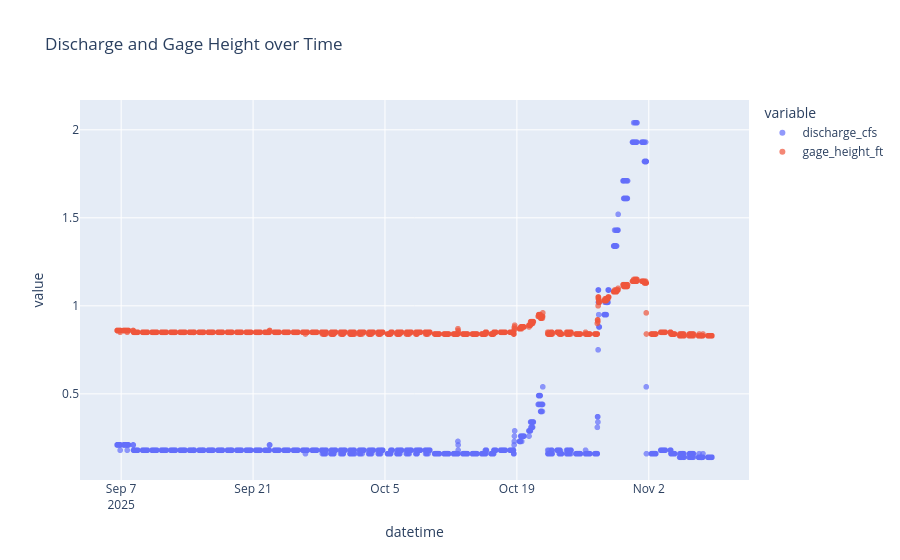
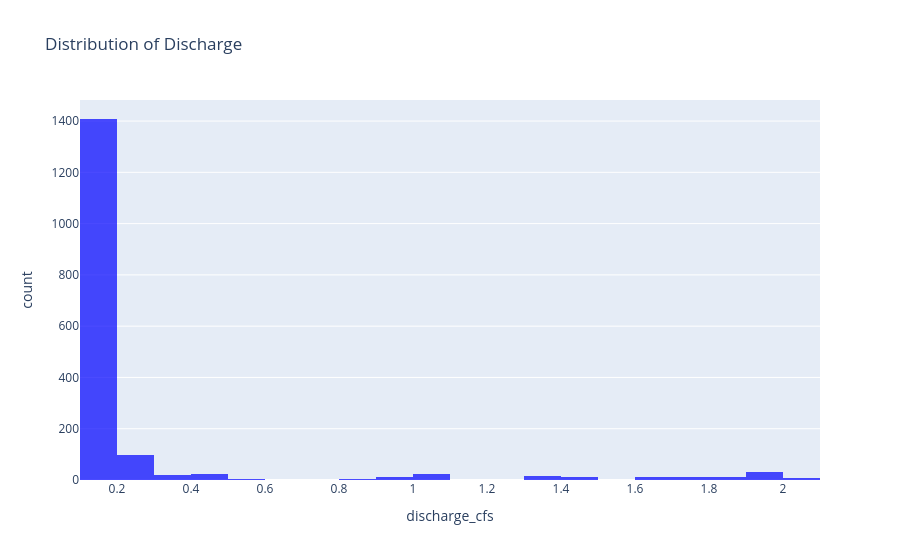
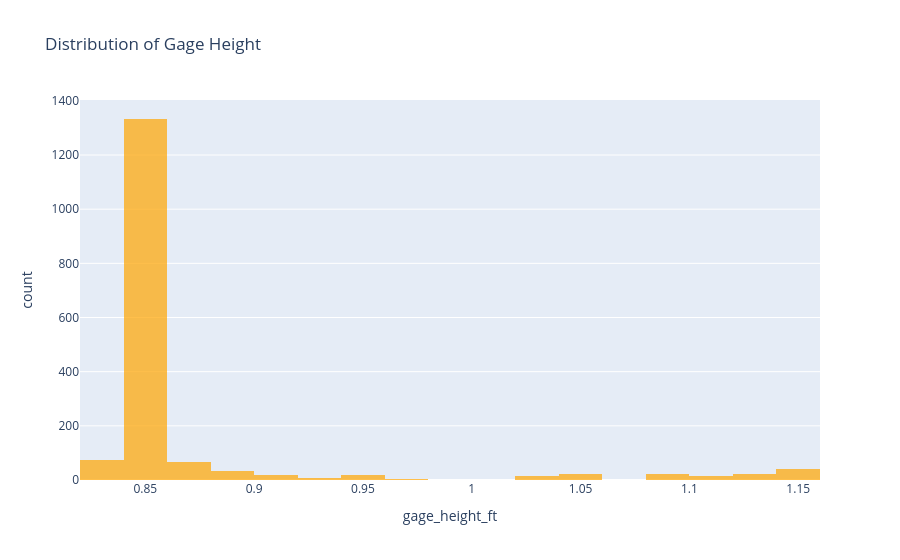
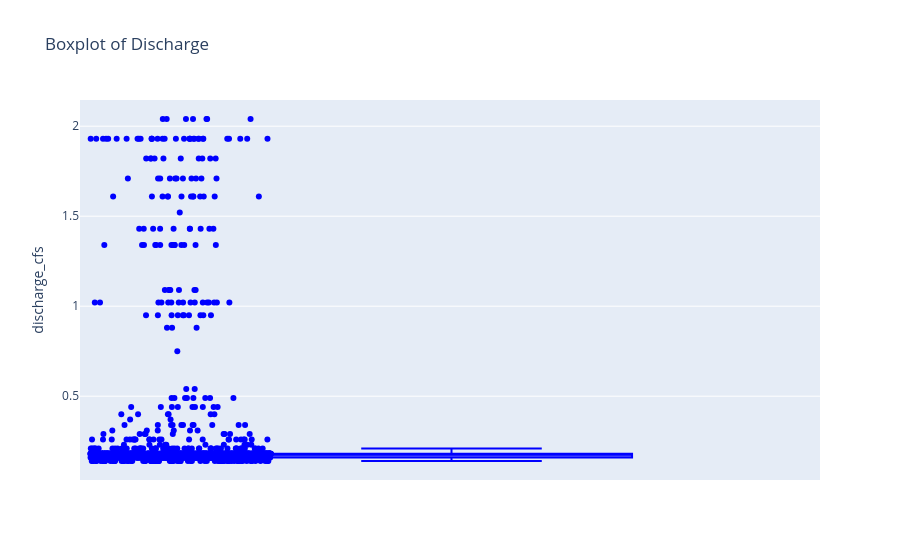

Notebook cell for these charts, in order:
### Code cell
# this code takes a datasheet as input and displays information about the data
# plot gage readings over timestamps

import pandas as pd
import plotly.express as px

# -----------------------------
# Load Excel data
# -----------------------------
df = pd.read_excel("pukele_datasheet.xlsx")  # replace with your file path

# Combine date and time into a single datetime column
df['time_str'] = df['time'].astype(str)
df['datetime'] = pd.to_datetime(df['date'].dt.strftime('%Y-%m-%d') + ' ' + df['time_str'])

# -----------------------------
# 1. Scatter plot: discharge and gage_height over time
# -----------------------------
# Melt the dataframe to long format so we can color by variable
df_long = df.melt(
    id_vars=['datetime', 'path'],
    value_vars=['discharge_cfs', 'gage_height_ft'],
    var_name='variable',
    value_name='value'
)

fig_scatter = px.scatter(
    df_long,
    x='datetime',
    y='value',
    color='variable',  # different color for discharge vs gage height
    hover_data=['path'],
    title='Discharge and Gage Height over Time'
)
fig_scatter.update_traces(marker=dict(size=6, opacity=0.7))
fig_scatter.show()

# -----------------------------
# 2. Histograms: separate for discharge and gage_height
# -----------------------------
fig_hist_discharge = px.histogram(
    df,
    x='discharge_cfs',
    nbins=30,
    title='Distribution of Discharge',
    hover_data=['path']
)
fig_hist_discharge.update_traces(marker_color='blue', opacity=0.7)
fig_hist_discharge.show()

fig_hist_gage = px.histogram(
    df,
    x='gage_height_ft',
    nbins=30,
    title='Distribution of Gage Height',
    hover_data=['path']
)
fig_hist_gage.update_traces(marker_color='orange', opacity=0.7)
fig_hist_gage.show()

# -----------------------------
# 3. Box plots: separate for discharge and gage_height
# -----------------------------
fig_box_discharge = px.box(
    df,
    y='discharge_cfs',
    points='all',
    hover_data=['path', 'datetime'],
    title='Boxplot of Discharge'
)
fig_box_discharge.update_traces(marker_color='blue', jitter=0.5)
fig_box_discharge.show()

fig_box_gage = px.box(
    df,
    y='gage_height_ft',
    points='all',
    hover_data=['path', 'datetime'],
    title='Boxplot of Gage Height'
)
fig_box_gage.update_traces(marker_color='orange', jitter=0.5)
fig_box_gage.show()

### Figure 1 — Plotly figure (JSON) as saved in the notebook; plotly's stock layout.template omitted (floating-point values rounded to 4 significant figures; data arrays with more than 128 entries replaced by an {"elided": "..."} marker saying what was removed)
{"data": [{"customdata": {"elided": "1685x1 str values"}, "hovertemplate": "variable=discharge_cfs<br>datetime=%{x}<br>value=%{y}<br>path=%{customdata[0]}<extra></extra>", "legendgroup": "discharge_cfs", "marker": {"color": "#636efa", "opacity": 0.7, "size": 6, "symbol": "circle"}, "mode": "markers", "name": "discharge_cfs", "showlegend": true, "type": "scattergl", "x": {"elided": "1685 str values"}, "xaxis": "x", "y": {"elided": "1685 float values"}, "yaxis": "y"}, {"customdata": {"elided": "1685x1 str values"}, "hovertemplate": "variable=gage_height_ft<br>datetime=%{x}<br>value=%{y}<br>path=%{customdata[0]}<extra></extra>", "legendgroup": "gage_height_ft", "marker": {"color": "#EF553B", "opacity": 0.7, "size": 6, "symbol": "circle"}, "mode": "markers", "name": "gage_height_ft", "showlegend": true, "type": "scattergl", "x": {"elided": "1685 str values"}, "xaxis": "x", "y": {"elided": "1685 float values"}, "yaxis": "y"}], "layout": {"legend": {"title": {"text": "variable"}, "tracegroupgap": 0}, "title": {"text": "Discharge and Gage Height over Time"}, "xaxis": {"anchor": "y", "domain": [0, 1], "title": {"text": "datetime"}}, "yaxis": {"anchor": "x", "domain": [0, 1], "title": {"text": "value"}}}}

### Figure 2 — Plotly figure (JSON) as saved in the notebook; plotly's stock layout.template omitted (floating-point values rounded to 4 significant figures; data arrays with more than 128 entries replaced by an {"elided": "..."} marker saying what was removed)
{"data": [{"bingroup": "x", "hovertemplate": "discharge_cfs=%{x}<br>count=%{y}<extra></extra>", "legendgroup": "", "marker": {"color": "blue", "pattern": {"shape": ""}}, "name": "", "nbinsx": 30, "opacity": 0.7, "orientation": "v", "showlegend": false, "type": "histogram", "x": {"elided": "1685 float values"}, "xaxis": "x", "yaxis": "y"}], "layout": {"barmode": "relative", "legend": {"tracegroupgap": 0}, "title": {"text": "Distribution of Discharge"}, "xaxis": {"anchor": "y", "domain": [0, 1], "title": {"text": "discharge_cfs"}}, "yaxis": {"anchor": "x", "domain": [0, 1], "title": {"text": "count"}}}}

### Figure 3 — Plotly figure (JSON) as saved in the notebook; plotly's stock layout.template omitted (floating-point values rounded to 4 significant figures; data arrays with more than 128 entries replaced by an {"elided": "..."} marker saying what was removed)
{"data": [{"bingroup": "x", "hovertemplate": "gage_height_ft=%{x}<br>count=%{y}<extra></extra>", "legendgroup": "", "marker": {"color": "orange", "pattern": {"shape": ""}}, "name": "", "nbinsx": 30, "opacity": 0.7, "orientation": "v", "showlegend": false, "type": "histogram", "x": {"elided": "1685 float values"}, "xaxis": "x", "yaxis": "y"}], "layout": {"barmode": "relative", "legend": {"tracegroupgap": 0}, "title": {"text": "Distribution of Gage Height"}, "xaxis": {"anchor": "y", "domain": [0, 1], "title": {"text": "gage_height_ft"}}, "yaxis": {"anchor": "x", "domain": [0, 1], "title": {"text": "count"}}}}

### Figure 4 — Plotly figure (JSON) as saved in the notebook; plotly's stock layout.template omitted (floating-point values rounded to 4 significant figures; data arrays with more than 128 entries replaced by an {"elided": "..."} marker saying what was removed)
{"data": [{"alignmentgroup": "True", "boxpoints": "all", "customdata": {"elided": "1685x2 str values"}, "hovertemplate": "discharge_cfs=%{y}<br>path=%{customdata[0]}<br>datetime=%{customdata[1]}<extra></extra>", "jitter": 0.5, "legendgroup": "", "marker": {"color": "blue"}, "name": "", "notched": false, "offsetgroup": "", "orientation": "v", "showlegend": false, "type": "box", "x0": " ", "xaxis": "x", "y": {"elided": "1685 float values"}, "y0": " ", "yaxis": "y"}], "layout": {"boxmode": "group", "legend": {"tracegroupgap": 0}, "title": {"text": "Boxplot of Discharge"}, "xaxis": {"anchor": "y", "domain": [0, 1]}, "yaxis": {"anchor": "x", "domain": [0, 1], "title": {"text": "discharge_cfs"}}}}
